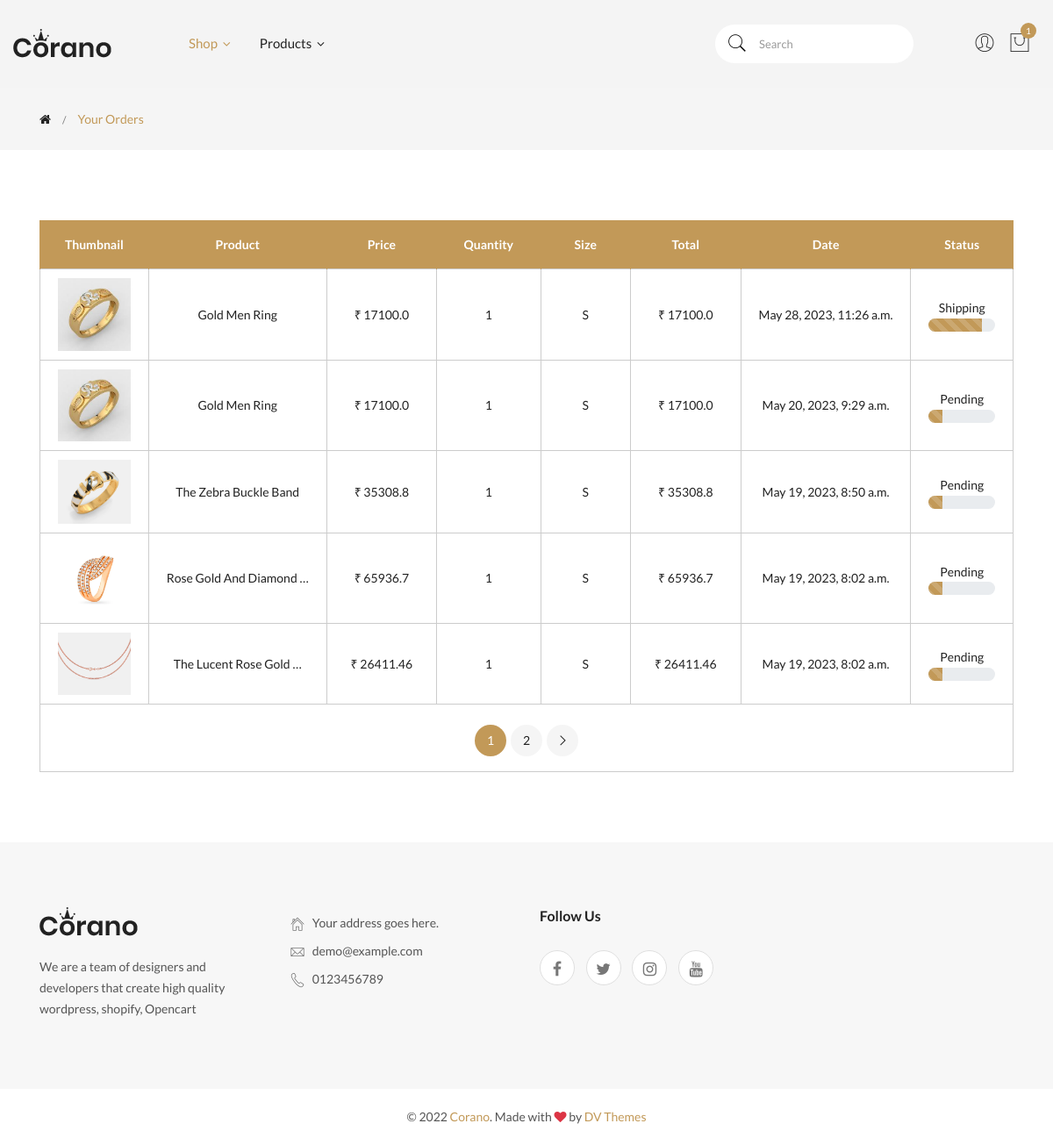
Page /orders/ (signed in) on the committed database.
### myapp/models.py (models this page shows, shortened)
class Order(models.Model):
    user = models.ForeignKey(User,on_delete=models.CASCADE)
    customer = models.ForeignKey(CustomerModel,on_delete=models.CASCADE)
    product = models.ForeignKey(ProductModel,on_delete=models.CASCADE)
    quantity = models.PositiveIntegerField()
    psize = models.CharField(max_length=20,default='S')
    order_date = models.DateTimeField(auto_now_add=True)
    status = models.CharField(choices=step,max_length=200,default='Pending')
    @property
    def product_total(self):
        return (self.quantity)*(self.product.sell_price)

class ProductModel(models.Model):
    name= models.CharField(max_length=300)
    main_cate = models.CharField(choices=m_cate,max_length=200)
    sub_cate = models.CharField(choices=s_cate,max_length=200)
    og_price = models.IntegerField()
    discount = models.IntegerField()
    discounted_price = models.IntegerField(null=True)
    sell_price = models.IntegerField(null=True)
    p_type = models.CharField(default = 'Single Material',choices=ptype,max_length=200)
    p_material = models.CharField(choices=p_mate,max_length=200)
    p_brand = models.CharField(choices=p_brand,max_length=200)
    p_occasion = models.CharField(choices=occa,max_length=200)
    p_status = models.CharField(default='Available',choices=pstatus,max_length=100)
    p_mode = models.CharField(choices=pmode,default='Running',max_length=100)
    p_des = models.TextField()
    photo = models.ImageField(upload_to='product/')
    created_at = models.DateField(auto_now_add=True)
    @property
    def discounted_price(self):
        return ((self.og_price)*(self.discount))/100
    @property
    def sell_price(self):
        return (self.og_price)-(self.discounted_price)

### myapp/views.py (the view)
# urls.py: path('orders/',OrdersView,name='orders'),
def OrdersView(request):
    if request.user.is_authenticated:
        order_data = Order.objects.filter(user=request.user)[::-1]
        paginator = Paginator(order_data, 5, orphans=0)
        page_number = request.GET.get('page')
        order_data = paginator.get_page(page_number)
        proamount = 0
        cart_count = 0
        shipping_amt = 70
        final_amt = 0
        data = Cart.objects.filter(user=request.user)
        for i in data:
            prod_amt = ((i.product.sell_price)*(i.quantity))
            cart_count += i.quantity
            proamount += prod_amt
            final_amt = proamount+shipping_amt
        context = {'order_data':order_data,'cart_count':cart_count,'page_number':page_number,
        'proamount':proamount,'final_amt':final_amt}
        return render(request,'order.html',context)
    else:
        messages.info(request, '☹︎ Please Login First')
    return redirect('/signin')

### myapp/templates/order.html (shortened to what this page needs)
{% extends 'base.html' %}
{% load static %}
{% block body %}
<div class="breadcrumb-area">
    <div class="container">
        <div class="row">
            <div class="col-12">
                <div class="breadcrumb-wrap">
                    <nav aria-label="breadcrumb">
                        <ul class="breadcrumb">
                            <li class="breadcrumb-item"><a href="{% url 'shop' %}"><i class="fa fa-home"></i></a></li>
                            <li class="breadcrumb-item active" aria-current="page">Your Orders</li>
                        </ul>
                    </nav>
                </div>
            </div>
        </div>
    </div>
</div>
<div class="cart-main-wrapper section-padding">
    <div class="container">
        <div class="section-bg-color">
            <div class="row">
                <div class="col-lg-12">
                    <div class="cart-table table-responsive">
                        <table class="table table-bordered" id="ok">
                            <thead>
                                <tr>
                                    <th class="pro-thumbnail">Thumbnail</th>
                                    <th class="pro-title">Product</th>
                                    <th class="pro-price">Price</th>
                                    <th class="pro-quantity">Quantity</th>
                                    <th class="pro-quantity">Size</th>
                                    <th class="pro-subtotal">Total</th>
                                    <th class="pro-remove">Date</th>
                                    <th class="pro-remove">Status</th>
                                </tr>
                            </thead>
                            <tbody>
                                {% for order in order_data %}
                                <tr>
                                    <td class="pro-thumbnail">
                                        <a href="{% url 'orderdetails' order.id%}">
                                            <img class="img-fluid" src="{{order.product.photo.url}}" alt="Product">
                                        </a>
                                    </td>
                                    <td class="pro-title"><a href="{% url 'orderdetails' order.id%}">{{order.product.name|truncatewords:4}}</a></td>
                                    <td class="pro-price"><span>₹ {{order.product.sell_price}}</span></td>
                                    <td class="pro-quantity">
                                        {{order.quantity}}
                                    </td>
                                    <td class="pro-subtotal"><span>{{order.psize}}</span></td>
                                    <td class="pro-subtotal"><span>₹ {{order.product_total}}</span></td>
                                    <td class="pro-subtotal"><span>{{order.order_date}}</span></td>
                                    <td>
                                        {{order.status}}
                                        {% if order.status == 'Pending' %}
                                        <div class="progress">
                                            <div data-toggle="tooltip" data-placement="top" title="{{order.status}}" class="progress-bar progress-bar-striped progress-bar-animated"
                                                role="progressbar" aria-valuenow="75" aria-valuemin="0"
                                                aria-valuemax="100" style="width: 20%"></div>
                                        </div>
                                        {% elif order.status == 'Accepted' %}
                                        <div class="progress">
                                            <div data-toggle="tooltip" data-placement="top" title="{{order.status}}" class="progress-bar progress-bar-striped progress-bar-animated"
                                                role="progressbar" aria-valuenow="75" aria-valuemin="0"
                                                aria-valuemax="100" style="width: 40%"></div>
                                        </div>
                                        {% elif order.status == 'Packing' %}
                                        <div class="progress">
                                            <div data-toggle="tooltip" data-placement="top" title="{{order.status}}" class="progress-bar progress-bar-striped progress-bar-animated"
                                                role="progressbar" aria-valuenow="75" aria-valuemin="0"
                                                aria-valuemax="100" style="width: 60%"></div>
                                        </div>
                                        {% elif order.status == 'Shipping' %}
                                        <div class="progress">
                                            <div data-toggle="tooltip" data-placement="top" title="{{order.status}}" class="progress-bar progress-bar-striped progress-bar-animated"
                                                role="progressbar" aria-valuenow="75" aria-valuemin="0"
                                                aria-valuemax="100" style="width: 80%"></div>
                                        </div>
                                        {% elif order.status == 'Deliverd' %}
                                        <div class="progress">
                                            <div data-toggle="tooltip" data-placement="top" title="{{order.status}}" class="progress-bar progress-bar-striped progress-bar-animated"
                                                role="progressbar" aria-valuenow="75" aria-valuemin="0"
                                                aria-valuemax="100" style="width: 100%"></div>
                                        </div>
                                        {% endif %}
                                    </td>
                                {% endfor %}
                            </tbody>
                        </table>
                    </div>
                    <div class="cart-update-option  text-left">
                        <div class="paginatoin-area text-center ">
                            <ul class="pagination-box ">
                                {% for pg in order_data.paginator.page_range %}
                                {% if order_data.number == pg %}
                                <li class="active">
                                    <a href="?page={{pg}}&ok=#ok">{{pg}}</a>
                                </li>
                                {% else %}
                                <li>
                                    <a href="?page={{pg}}&ok=#ok">{{pg}}</a>
                                </li>
                                {% endif %}
                                {% endfor %}
                                {% if order_data.has_next %}
                                <li>
                                    <a class="next" href="?page={{order_data.next_page_number}}&ok=#ok"><i class="pe-7s-angle-right"></i></a>
                                </li>
                                {% endif %}
                            </ul>
                        </div>
                    </div>
                </div>
            </div>
        </div>
    </div>
</div>
{% endblock body %}

### rows in the picture
Order: product.photo (picture), product.name "Gold Men Ring", product.sell_price "17100.0", quantity "1", psize "S", product_total "17100.0", order_date "May 28, 2023, 11:26 a.m.", status "Shipping"
Order: product.photo (picture), product.name "Gold Men Ring", product.sell_price "17100.0", quantity "1", psize "S", product_total "17100.0", order_date "May 20, 2023, 9:29 a.m.", status "Pending"
Order: product.photo (picture), product.name "The Zebra Buckle Band", product.sell_price "35308.8", quantity "1", psize "S", product_total "35308.8", order_date "May 19, 2023, 8:50 a.m.", status "Pending"
Order: product.photo (picture), product.name "Rose Gold And Diamond …", product.sell_price "65936.7", quantity "1", psize "S", product_total "65936.7", order_date "May 19, 2023, 8:02 a.m.", status "Pending"
Order: product.photo (picture), product.name "The Lucent Rose Gold …", product.sell_price "26411.46", quantity "1", psize "S", product_total "26411.46", order_date "May 19, 2023, 8:02 a.m.", status "Pending"

### other values in the picture
{{ cart_count }} "1"
{{ pg }} "1"
{{ pg }} "2"
